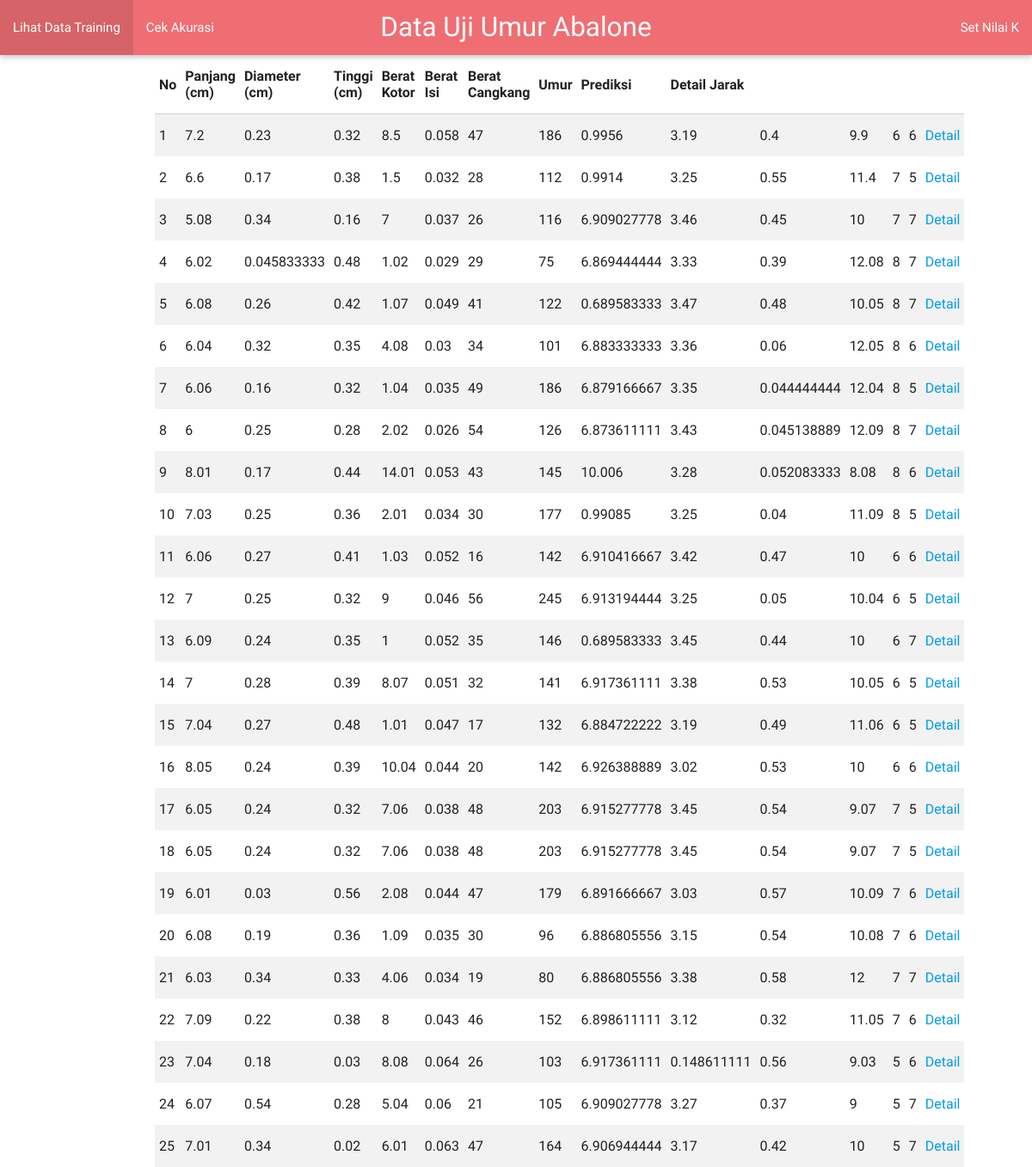
The page / on the database its author committed.
### tables this page shows
CREATE TABLE `datauji` (
  `no` int(11) NOT NULL,
  `1` double NOT NULL,
  `2` double NOT NULL,
  `3` double NOT NULL,
  `4` double NOT NULL,
  `5` double NOT NULL,
  `6` double NOT NULL,
  `7` double NOT NULL,
  `8` double NOT NULL,
  `9` double NOT NULL,
  `10` double NOT NULL,
  `11` double NOT NULL,
  `quality` double NOT NULL,
  `prediksi` double NOT NULL
);

### index.php (called while the page is built)
<?php
	include_once("control/c_KNN.php");
	$controller = new c_KNN();
	$controller->invoke();
?>

### model/m_KNN.php (called while the page is built, shortened)
<?php
	class m_KNN {
		public function getK(){
			include 'connection.php';
			$data = $mysqli->query('SELECT * FROM k');
			$row = $data->fetch_assoc();
			return $row['k'];
		}
		public function getDataT(){
			include 'connection.php';
			$data = $mysqli->query('SELECT * FROM datatrining');
			$rows = array();
			while($row = $data->fetch_assoc()) {
				$rows[] = $row;
			}
			return $rows;
		}
		public function getDataU(){
			include 'connection.php';
			$data = $mysqli->query('SELECT * FROM datauji');
			$rows = array();
			while($row = $data->fetch_assoc()) {
				$rows[] = $row;
			}
			return $rows;
		}
		public function updateQuality(){
			include 'connection.php';
			foreach ($this->getDataU() as $DU){
				$aJarak = $this->arrayJarak($DU);
				sort($aJarak);
				$JarakTerdekat = $this->JarakTerdekat($aJarak);
				sort($JarakTerdekat);
				$modus = $this->modus($JarakTerdekat);
				$update = $mysqli->query("UPDATE datauji SET prediksi = '".$modus."' WHERE datauji.no = ".$DU['no']."");
			}
		}
		public function arrayJarak($DU){
			$aJarak = array();
			foreach ($this->getDataT() as $DT){
				$jarak = sqrt(	pow($DU['1']-$DT['1'],2) + pow($DU['2']-$DT['2'],2) +
								pow($DU['3']-$DT['3'],2) + pow($DU['4']-$DT['4'],2) +
								pow($DU['5']-$DT['5'],2) + pow($DU['6']-$DT['6'],2)
							);
				$aJarak[] = array($jarak, $DT['quality']);
			}
			return $aJarak;
		}
		private function JarakTerdekat($aJarak){
			$JarakTerdekat = array();
			$i = 0;
			while ($i < $this->getK()){
				$JarakTerdekat[] = array($aJarak[$i][1],$aJarak[$i][0]);
				$i++;
			}
			return $JarakTerdekat;
		}
		private function modus($JarakTerdekat){
			$modus 	= $JarakTerdekat[0][0];
			$max 	= 0;
			$counter= 1;
			for ($i = 1 ; $i < count($JarakTerdekat) ; $i++){
				if ($JarakTerdekat[$i][0] == $JarakTerdekat[$i-1][0]){
					$counter++;
				}
				else {
					if ($counter >= $max){
						$max = $counter;
						$modus = $JarakTerdekat[$i-1][0];
					}
					$counter = 1;
				}
			}
			return $modus;
		}
	}
?>

### view/v_DataUji.php (the view, shortened to what this page needs)
<html>
	<head>
	    <link type="text/css" rel="stylesheet" href="view/css/materialize.min.css"  media="screen,projection"/>
	</head>
	<body>
		<nav>
		    <div class="nav-wrapper">
		      <a href="#" class="brand-logo center">Data Uji Umur Abalone</a>
		      <ul id="nav-mobile" class="right hide-on-med-and-down">
		        <li><a href="index.php?k=Set+Nilai+K">Set Nilai K</a></li>
		      </ul>
		      <ul id="nav-mobile" class="left hide-on-med-and-down">
		      	<li><a href="index.php?datatraining=Lihat+Data+Training">Lihat Data Training</a></li>
		      	<li><a href="index.php?akurasi=Cek+Akurasi">Cek Akurasi</a></li>
		      </ul>
		    </div>
		</nav>
		<div class="container">
			<table class="striped">
		        <thead>
		          <tr>
		              <th>No</th>
		              <th>Panjang (cm)</th>
		              <th>Diameter (cm)</th>
		              <th>Tinggi (cm)</th>
		              <th>Berat Kotor</th>
		              <th>Berat Isi</th>
		              <th>Berat Cangkang</th>
		              <th>Umur</th>
		              <th>Prediksi</th>
		              <th>Detail Jarak</th>
		          </tr>
		        </thead>
		        <tbody>
			        <?php
						foreach($datauji as $data){
							echo '<tr>';
							foreach ($data as $nilai){
								echo '<td>'.$nilai.'</td>';
							}
							echo "<td><a href=\"index.php?noData=$data[no]&detail=detail\">Detail</a></td>";
							echo '</tr>';
						}
						echo "</table>";
					?>
	      </div>
	</body>
</html>

### control/c_KNN.php (shortened to what this page needs)
<?php
	include_once("model/m_KNN.php");
	class c_KNN {
		public $model;
		public function __construct(){
			$this->model = new m_KNN();
		}
		public function invoke(){
			if (isset($_GET['datatraining'])){
				$datatraining = $this->model->getDataT();
				include 'view/v_DataTraining.php';
			}
			else if (isset($_GET['akurasi'])){
				$nilaiK = $this->model->getK();
				$jumlahdata 	= count($this->model->getDataU());
				$jumlahbenar 	= $this->model->trueData();
				$accuracy 		= $this->model->accuracy();
				include 'view/v_Accuracy.php';
			}
			else if (isset($_GET['detail'])){
				$infoLengkap = $this->model->infoLengkap($_GET['noData']);
				include 'view/v_Detail.php';
			}
			else {
				$this->model->updateQuality();
				$datauji = $this->model->getDataU();
				include 'view/v_DataUji.php';
			}
		}
	}
?>

### rows shown on the page
datauji: no "1", 1 "7.2", 2 "0.23", 3 "0.32", 4 "8.5", 5 "0.058", 6 "47", 7 "186", 8 "0.9956", 9 "3.19", 10 "0.4", 11 "9.9", nilai "6"
datauji: no "2", 1 "6.6", 2 "0.17", 3 "0.38", 4 "1.5", 5 "0.032", 6 "28", 7 "112", 8 "0.9914", 9 "3.25", 10 "0.55", 11 "11.4", quality "7", prediksi "5"
datauji: no "3", 1 "5.08", 2 "0.34", 3 "0.16", nilai "7", 5 "0.037", 6 "26", 7 "116", 8 "6.909027778", 9 "3.46", 10 "0.45", 11 "10"
datauji: no "4", 1 "6.02", 2 "0.045833333", 3 "0.48", 4 "1.02", 5 "0.029", 6 "29", 7 "75", 8 "6.869444444", 9 "3.33", 10 "0.39", 11 "12.08", quality "8", prediksi "7"
datauji: no "5", 1 "6.08", 2 "0.26", 3 "0.42", 4 "1.07", 5 "0.049", 6 "41", 7 "122", 8 "0.689583333", 9 "3.47", 10 "0.48", 11 "10.05", quality "8", prediksi "7"
datauji: nilai "6", 1 "6.04", 2 "0.32", 3 "0.35", 4 "4.08", 5 "0.03", 6 "34", 7 "101", 8 "6.883333333", 9 "3.36", 10 "0.06", 11 "12.05", quality "8"
datauji: no "7", 1 "6.06", 2 "0.16", 3 "0.32", 4 "1.04", 5 "0.035", 6 "49", 7 "186", 8 "6.879166667", 9 "3.35", 10 "0.044444444", 11 "12.04", quality "8", prediksi "5"
datauji: nilai "8", 1 "6", 2 "0.25", 3 "0.28", 4 "2.02", 5 "0.026", 6 "54", 7 "126", 8 "6.873611111", 9 "3.43", 10 "0.045138889", 11 "12.09", prediksi "7"
datauji: no "9", 1 "8.01", 2 "0.17", 3 "0.44", 4 "14.01", 5 "0.053", 6 "43", 7 "145", 8 "10.006", 9 "3.28", 10 "0.052083333", 11 "8.08", quality "8", prediksi "6"
datauji: no "10", 1 "7.03", 2 "0.25", 3 "0.36", 4 "2.01", 5 "0.034", 6 "30", 7 "177", 8 "0.99085", 9 "3.25", 10 "0.04", 11 "11.09", quality "8", prediksi "5"
datauji: no "11", 1 "6.06", 2 "0.27", 3 "0.41", 4 "1.03", 5 "0.052", 6 "16", 7 "142", 8 "6.910416667", 9 "3.42", 10 "0.47", 11 "10", nilai "6"
datauji: no "12", 1 "7", 2 "0.25", 3 "0.32", 4 "9", 5 "0.046", 6 "56", 7 "245", 8 "6.913194444", 9 "3.25", 10 "0.05", 11 "10.04", quality "6", prediksi "5"
datauji: no "13", 1 "6.09", 2 "0.24", 3 "0.35", 4 "1", 5 "0.052", 6 "35", 7 "146", 8 "0.689583333", 9 "3.45", 10 "0.44", 11 "10", quality "6", prediksi "7"
datauji: no "14", 1 "7", 2 "0.28", 3 "0.39", 4 "8.07", 5 "0.051", 6 "32", 7 "141", 8 "6.917361111", 9 "3.38", 10 "0.53", 11 "10.05", quality "6", prediksi "5"
datauji: no "15", 1 "7.04", 2 "0.27", 3 "0.48", 4 "1.01", 5 "0.047", 6 "17", 7 "132", 8 "6.884722222", 9 "3.19", 10 "0.49", 11 "11.06", quality "6", prediksi "5"
datauji: no "16", 1 "8.05", 2 "0.24", 3 "0.39", 4 "10.04", 5 "0.044", 6 "20", 7 "142", 8 "6.926388889", 9 "3.02", 10 "0.53", 11 "10", nilai "6"
datauji: no "17", 1 "6.05", 2 "0.24", 3 "0.32", 4 "7.06", 5 "0.038", 6 "48", 7 "203", 8 "6.915277778", 9 "3.45", 10 "0.54", 11 "9.07", quality "7", prediksi "5"
datauji: no "18", 1 "6.05", 2 "0.24", 3 "0.32", 4 "7.06", 5 "0.038", 6 "48", 7 "203", 8 "6.915277778", 9 "3.45", 10 "0.54", 11 "9.07", quality "7", prediksi "5"
datauji: no "19", 1 "6.01", 2 "0.03", 3 "0.56", 4 "2.08", 5 "0.044", 6 "47", 7 "179", 8 "6.891666667", 9 "3.03", 10 "0.57", 11 "10.09", quality "7", prediksi "6"
datauji: no "20", 1 "6.08", 2 "0.19", 3 "0.36", 4 "1.09", 5 "0.035", 6 "30", 7 "96", 8 "6.886805556", 9 "3.15", 10 "0.54", 11 "10.08", quality "7", prediksi "6"
datauji: no "21", 1 "6.03", 2 "0.34", 3 "0.33", 4 "4.06", 5 "0.034", 6 "19", 7 "80", 8 "6.886805556", 9 "3.38", 10 "0.58", 11 "12", nilai "7"
datauji: no "22", 1 "7.09", 2 "0.22", 3 "0.38", 4 "8", 5 "0.043", 6 "46", 7 "152", 8 "6.898611111", 9 "3.12", 10 "0.32", 11 "11.05", quality "7", prediksi "6"
datauji: no "23", 1 "7.04", 2 "0.18", 3 "0.03", 4 "8.08", 5 "0.064", 6 "26", 7 "103", 8 "6.917361111", 9 "0.148611111", 10 "0.56", 11 "9.03", quality "5", prediksi "6"
datauji: no "24", 1 "6.07", 2 "0.54", 3 "0.28", 4 "5.04", 5 "0.06", 6 "21", 7 "105", 8 "6.909027778", 9 "3.27", 10 "0.37", 11 "9", quality "5", prediksi "7"
datauji: no "25", 1 "7.01", 2 "0.34", 3 "0.02", 4 "6.01", 5 "0.063", 6 "47", 7 "164", 8 "6.906944444", 9 "3.17", 10 "0.42", 11 "10", quality "5", prediksi "7"
